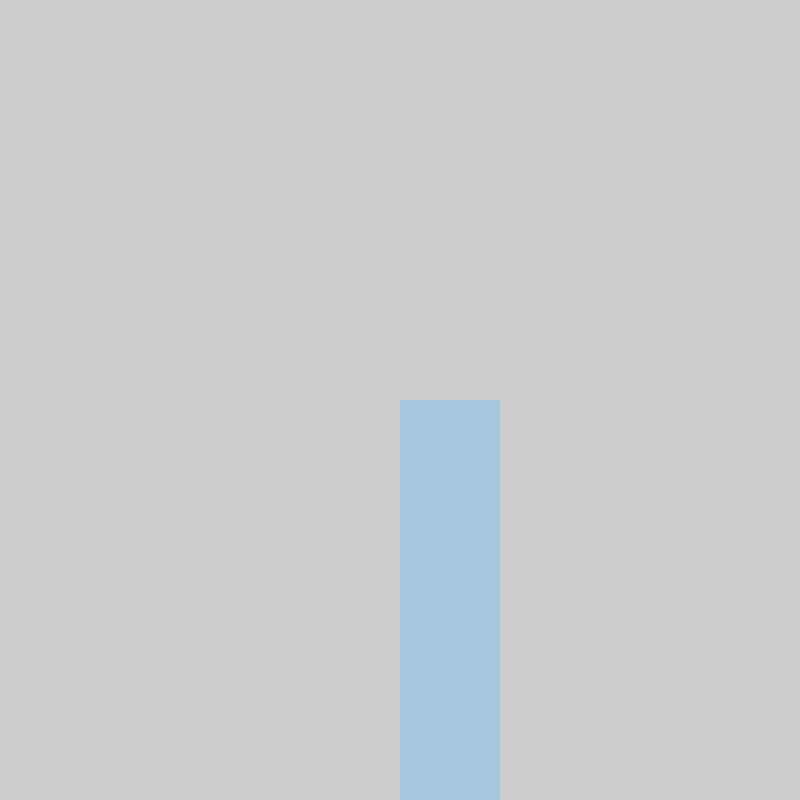
Frame 1 (no input)
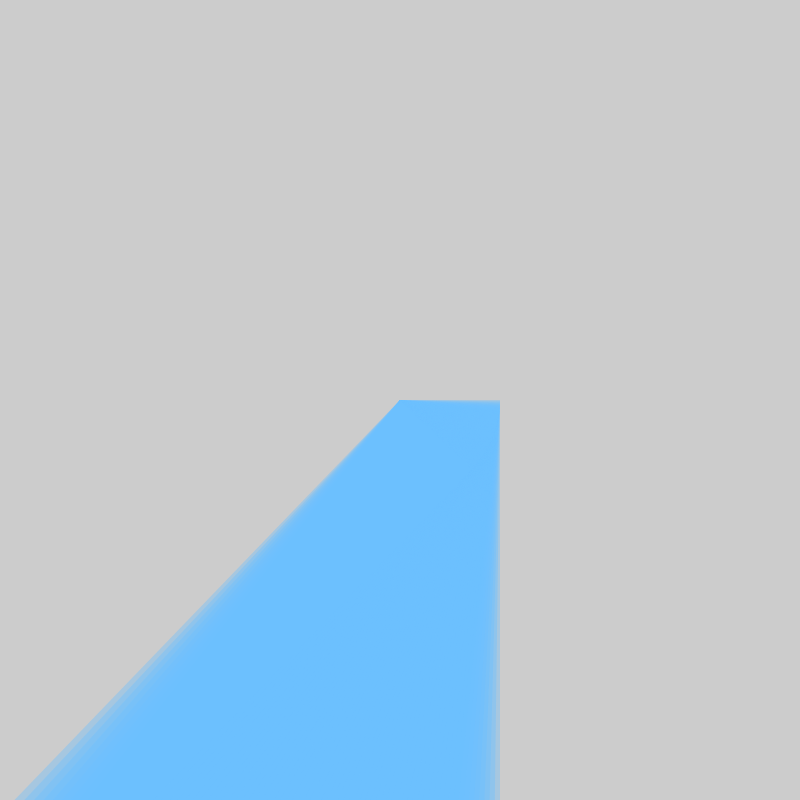
Frame 60 (the mouse pressed at the canvas centre just before this capture)
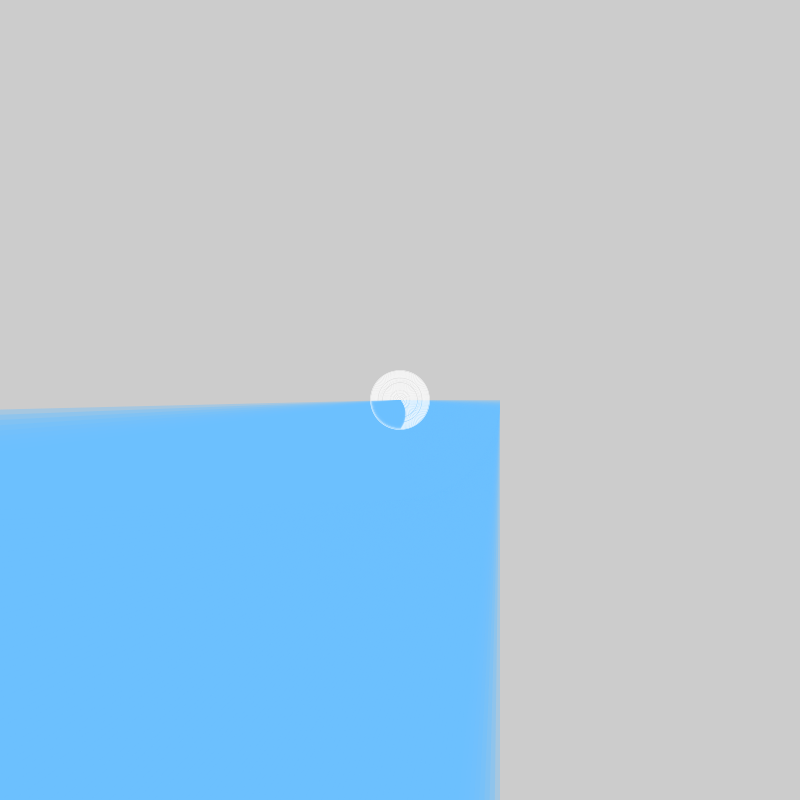
Frame 120 (the mouse held since frame 60 and released just before this capture)

The Processing sketch that drew these frames (run headless with seeded random() and noise(); from frame 60 on, the mouse is pressed at the canvas centre):

// Processing sketch: MoreShapeswithCircles
// ── MoreShapeswithCircles.pde
ArrayList<Circle> drops;
void setup() {
  size(800,800);
  drops=new ArrayList();
}

float r=0, rprime = 0;
color v;
void draw() {
  fill(108,192,255,100);
  noStroke();
  translate(width/2,height/2);
  rotate(rprime);
  rprime = rprime + .013;
  rect(0, 0, 100, height);
  for (int i=0;i<drops.size();i++) {
    Circle drop=drops.get(i);
    drop.display();
    drop.movement();
  }
 v=color(random(255), random(255), random(255));
}
 
void mousePressed() {
  drops.add(new Circle(mouseX-width/2, mouseY-height/2, r));
}
void keyPressed(){
if (key==' '){
drops=new ArrayList();
}
}
 
 
class Circle{
  float x;
  float y;

  float rad;
 // color c;
Circle(float tempX,float tempY,float tempR){
x=tempX;
y=tempY;
rad=tempR;
//c=tempC;
}
void display(){
  noFill();
  stroke(255);
  strokeWeight(0.5);
  ellipse(x, y,rad,rad);
 
}
 
void movement(){
 rad++;
}
 
 
}
